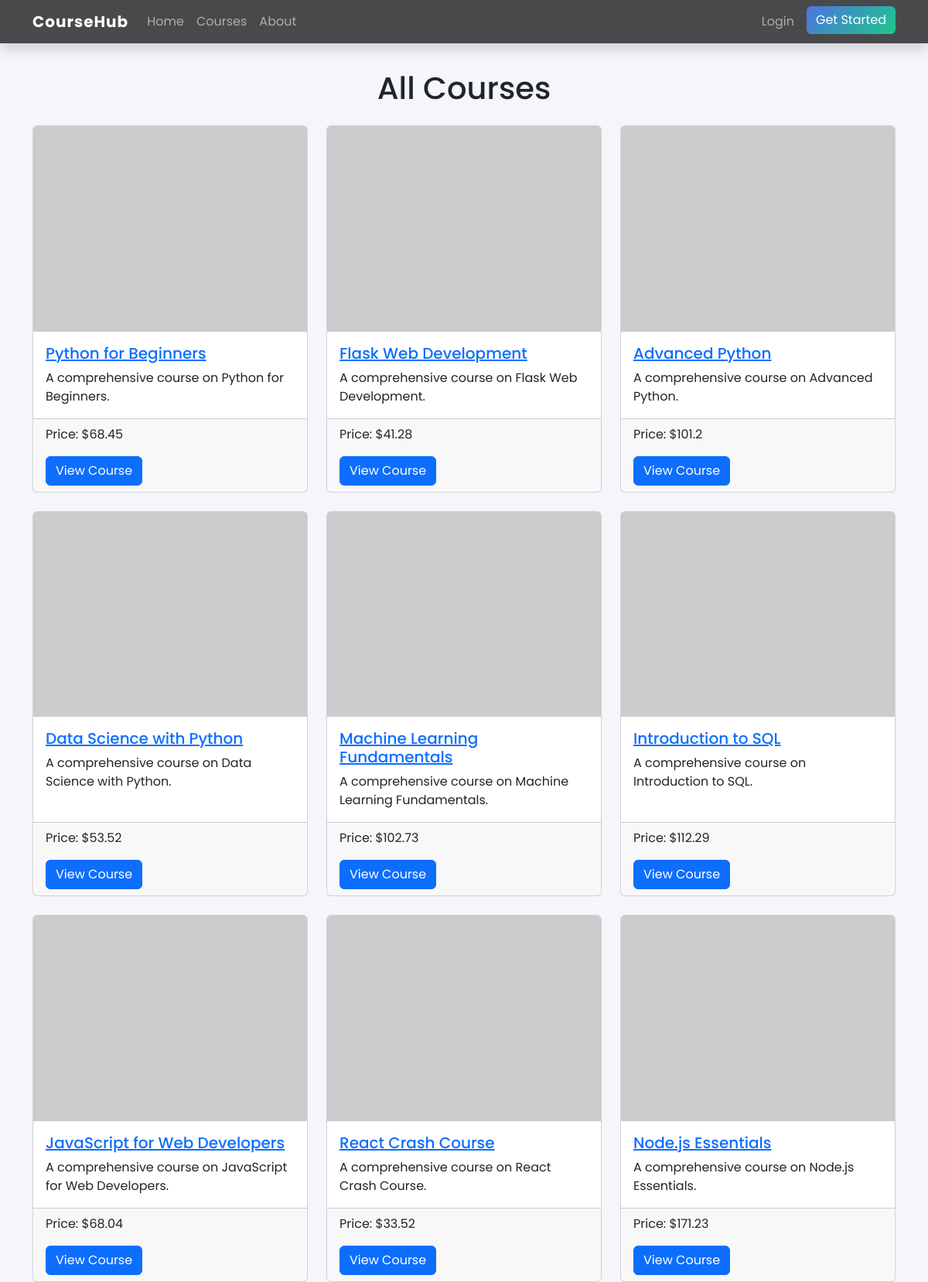
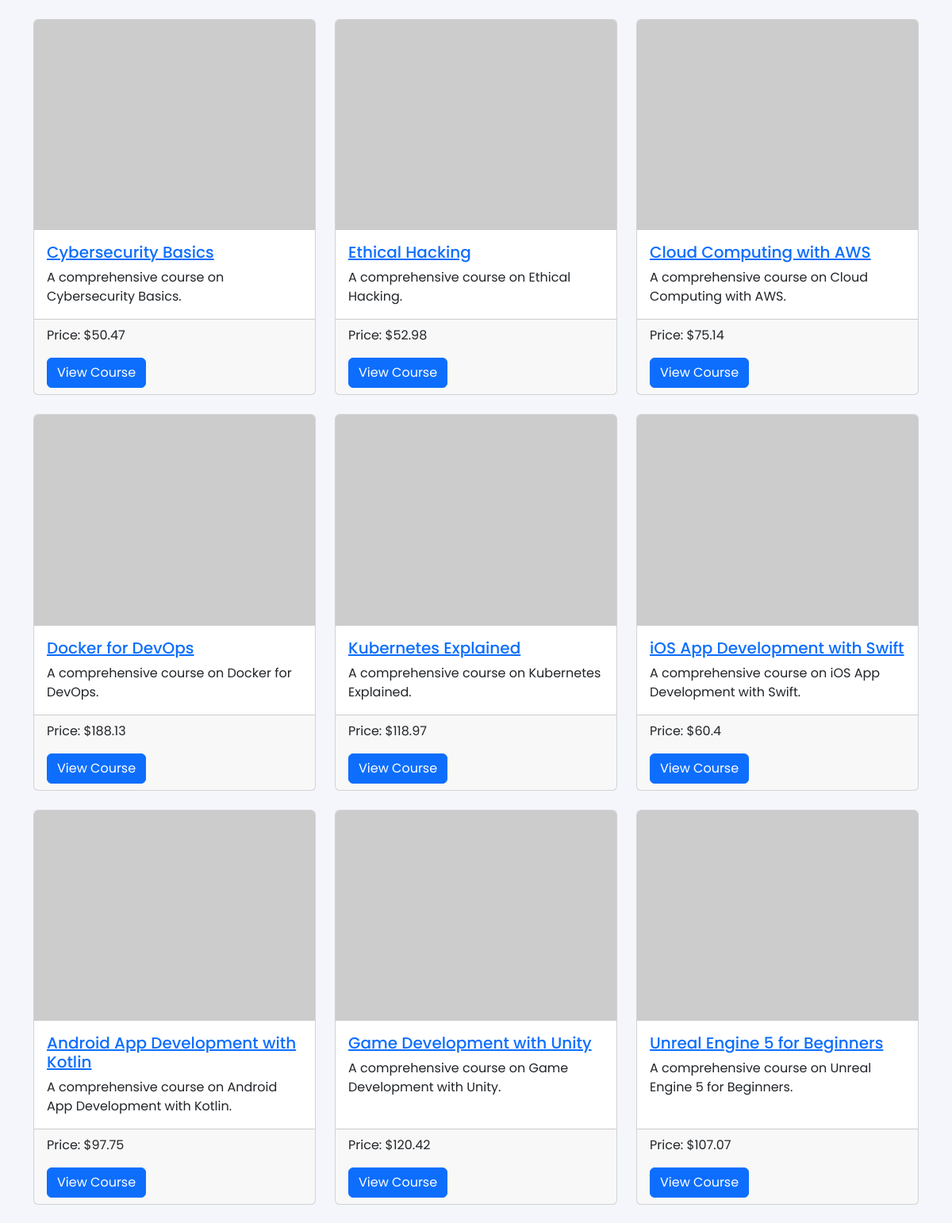
Screenshot of /courses (upper part) with the database file from the repository (2 pictures, top to bottom).
### courses/models.py (models this page shows, shortened)
class Course(db.Model):
    id = db.Column(db.Integer, primary_key=True)
    title = db.Column(db.String(100), nullable=False)
    description = db.Column(db.Text, nullable=False)
    price = db.Column(db.Float, nullable=False)
    image_file = db.Column(db.String(20), nullable=False, default='default.jpg')
    date_posted = db.Column(db.DateTime, nullable=False, default=datetime.utcnow)
    enrollments = db.relationship('Enrollment', backref='course', lazy=True)
    videos = db.relationship('Video', backref='course', lazy=True)

### courses/routes.py (the view)
@courses.route("/courses")
def all_courses():
    courses = Course.query.all()
    return render_template('courses.html', courses=courses)

### templates/courses.html
{% extends "layout.html" %}
{% block content %}
    <div class="container">
        <h1 class="text-center my-4">All Courses</h1>
        <div class="row">
            {% for course in courses %}
                <div class="col-md-4 mb-4">
                    <div class="card h-100">
                        <img src="{{ course.image_file }}" class="card-img-top" alt="{{ course.title }}">
                        <div class="card-body">
                            <h5 class="card-title"><a href="{{ url_for('courses.course', course_id=course.id) }}">{{ course.title }}</a></h5>
                            <p class="card-text">{{ course.description }}</p>
                        </div>
                        <div class="card-footer">
                            <p class="card-text">Price: ${{ course.price }}</p>
                            <a href="{{ url_for('courses.course', course_id=course.id) }}" class="btn btn-primary">View Course</a>
                        </div>
                    </div>
                </div>
            {% endfor %}
        </div>
    </div>
{% endblock content %}

### templates/layout.html (style rules this page uses)
body { font-family: 'Poppins', sans-serif; background: #f4f6fb; }

### rows the page displays
Course: title "Python for Beginners", description "A comprehensive course on Python for Beginners.", price "68.45"
Course: title "Flask Web Development", description "A comprehensive course on Flask Web Development.", price "41.28"
Course: title "Advanced Python", description "A comprehensive course on Advanced Python.", price "101.2"
Course: title "Data Science with Python", description "A comprehensive course on Data Science with Python.", price "53.52"
Course: title "Machine Learning Fundamentals", description "A comprehensive course on Machine Learning Fundamentals.", price "102.73"
Course: title "Introduction to SQL", description "A comprehensive course on Introduction to SQL.", price "112.29"
Course: title "JavaScript for Web Developers", description "A comprehensive course on JavaScript for Web Developers.", price "68.04"
Course: title "React Crash Course", description "A comprehensive course on React Crash Course.", price "33.52"
Course: title "Node.js Essentials", description "A comprehensive course on Node.js Essentials.", price "171.23"
Course: title "Cybersecurity Basics", description "A comprehensive course on Cybersecurity Basics.", price "50.47"
Course: title "Ethical Hacking", description "A comprehensive course on Ethical Hacking.", price "52.98"
Course: title "Cloud Computing with AWS", description "A comprehensive course on Cloud Computing with AWS.", price "75.14"
Course: title "Docker for DevOps", description "A comprehensive course on Docker for DevOps.", price "188.13"
Course: title "Kubernetes Explained", description "A comprehensive course on Kubernetes Explained.", price "118.97"
Course: title "iOS App Development with Swift", description "A comprehensive course on iOS App Development with Swift.", price "60.4"
Course: title "Android App Development with Kotlin", description "A comprehensive course on Android App Development with Kotlin.", price "97.75"
Course: title "Game Development with Unity", description "A comprehensive course on Game Development with Unity.", price "120.42"
Course: title "Unreal Engine 5 for Beginners", description "A comprehensive course on Unreal Engine 5 for Beginners.", price "107.07"
